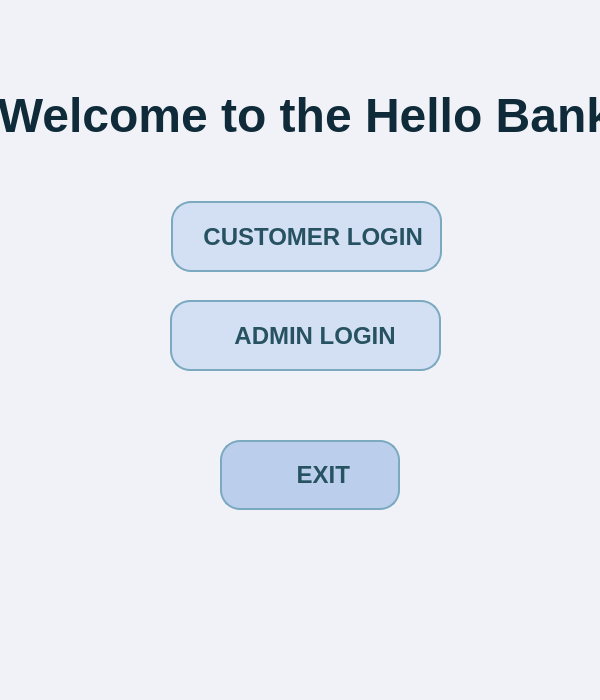
<?xml version="1.0" encoding="UTF-8"?>
<ui version="4.0">
 <class>open_window</class>
 <widget class="QMainWindow" name="open_window">
  <property name="geometry">
   <rect>
    <x>0</x>
    <y>0</y>
    <width>600</width>
    <height>700</height>
   </rect>
  </property>
  <property name="minimumSize">
   <size>
    <width>600</width>
    <height>700</height>
   </size>
  </property>
  <property name="maximumSize">
   <size>
    <width>600</width>
    <height>16777215</height>
   </size>
  </property>
  <property name="windowTitle">
   <string>MainWindow</string>
  </property>
  <property name="windowIcon">
   <iconset>
    <normaloff>icons/bank-2.png</normaloff>icons/bank-2.png</iconset>
  </property>
  <property name="styleSheet">
   <string notr="true">
background-color: rgb(241, 242, 248);</string>
  </property>
  <widget class="QWidget" name="centralwidget">
   <widget class="QLabel" name="openwdw_lbl_welcome">
    <property name="geometry">
     <rect>
      <x>0</x>
      <y>60</y>
      <width>611</width>
      <height>111</height>
     </rect>
    </property>
    <property name="font">
     <font>
      <family>Arial</family>
      <pointsize>36</pointsize>
      <weight>75</weight>
      <bold>true</bold>
     </font>
    </property>
    <property name="styleSheet">
     <string notr="true">color: rgb(15, 42, 57);</string>
    </property>
    <property name="text">
     <string>Welcome to the Hello Bank</string>
    </property>
    <property name="alignment">
     <set>Qt::AlignCenter</set>
    </property>
   </widget>
   <widget class="QPushButton" name="openwdw_btn_CSLogin">
    <property name="geometry">
     <rect>
      <x>171</x>
      <y>201</y>
      <width>271</width>
      <height>71</height>
     </rect>
    </property>
    <property name="minimumSize">
     <size>
      <width>271</width>
      <height>71</height>
     </size>
    </property>
    <property name="maximumSize">
     <size>
      <width>271</width>
      <height>71</height>
     </size>
    </property>
    <property name="font">
     <font>
      <family>Arial</family>
      <pointsize>18</pointsize>
      <weight>75</weight>
      <bold>true</bold>
     </font>
    </property>
    <property name="styleSheet">
     <string notr="true">QPushButton{
color: rgb(39, 82, 97);
background-color: rgb(211, 224, 243);
border:2px solid rgb(123, 169, 191);
border-radius:20px
}

QPushButton:hover {
     background-color: rgb(225, 229, 241);
     border:2px solid rgb(196, 218, 245);
}</string>
    </property>
    <property name="text">
     <string>  CUSTOMER LOGIN</string>
    </property>
    <property name="icon">
     <iconset>
      <normaloff>icons/login.png</normaloff>icons/login.png</iconset>
    </property>
    <property name="iconSize">
     <size>
      <width>50</width>
      <height>50</height>
     </size>
    </property>
   </widget>
   <widget class="QPushButton" name="openwdw_btn_ADLogin">
    <property name="geometry">
     <rect>
      <x>170</x>
      <y>300</y>
      <width>271</width>
      <height>71</height>
     </rect>
    </property>
    <property name="minimumSize">
     <size>
      <width>271</width>
      <height>71</height>
     </size>
    </property>
    <property name="maximumSize">
     <size>
      <width>271</width>
      <height>71</height>
     </size>
    </property>
    <property name="font">
     <font>
      <family>Arial</family>
      <pointsize>18</pointsize>
      <weight>75</weight>
      <bold>true</bold>
     </font>
    </property>
    <property name="styleSheet">
     <string notr="true">QPushButton{
color: rgb(39, 82, 97);
background-color: rgb(211, 224, 243);
border:2px solid rgb(123, 169, 191);
border-radius:20px
}

QPushButton:hover {
     background-color: rgb(225, 229, 241);
     border:2px solid rgb(196, 218, 245);
}</string>
    </property>
    <property name="text">
     <string>   ADMIN LOGIN</string>
    </property>
    <property name="icon">
     <iconset>
      <normaloff>icons/admin.png</normaloff>icons/admin.png</iconset>
    </property>
    <property name="iconSize">
     <size>
      <width>50</width>
      <height>50</height>
     </size>
    </property>
   </widget>
   <widget class="QPushButton" name="openwdw_btn_exit">
    <property name="geometry">
     <rect>
      <x>220</x>
      <y>440</y>
      <width>180</width>
      <height>70</height>
     </rect>
    </property>
    <property name="minimumSize">
     <size>
      <width>180</width>
      <height>70</height>
     </size>
    </property>
    <property name="maximumSize">
     <size>
      <width>180</width>
      <height>70</height>
     </size>
    </property>
    <property name="font">
     <font>
      <family>Arial</family>
      <pointsize>18</pointsize>
      <weight>75</weight>
      <bold>true</bold>
     </font>
    </property>
    <property name="styleSheet">
     <string notr="true">QPushButton{
color: rgb(39, 82, 97);
background-color: rgb(187, 207, 237);
border:2px solid rgb(123, 169, 191);
border-radius:20px
}

QPushButton:hover {
     background-color: rgb(225, 229, 241);
     border:2px solid rgb(196, 218, 245);
}</string>
    </property>
    <property name="text">
     <string>    EXIT</string>
    </property>
    <property name="icon">
     <iconset>
      <normaloff>icons/log-out.png</normaloff>icons/log-out.png</iconset>
    </property>
    <property name="iconSize">
     <size>
      <width>50</width>
      <height>50</height>
     </size>
    </property>
   </widget>
  </widget>
  <widget class="QMenuBar" name="menubar">
   <property name="geometry">
    <rect>
     <x>0</x>
     <y>0</y>
     <width>600</width>
     <height>21</height>
    </rect>
   </property>
  </widget>
 </widget>
 <resources/>
 <connections/>
</ui>
